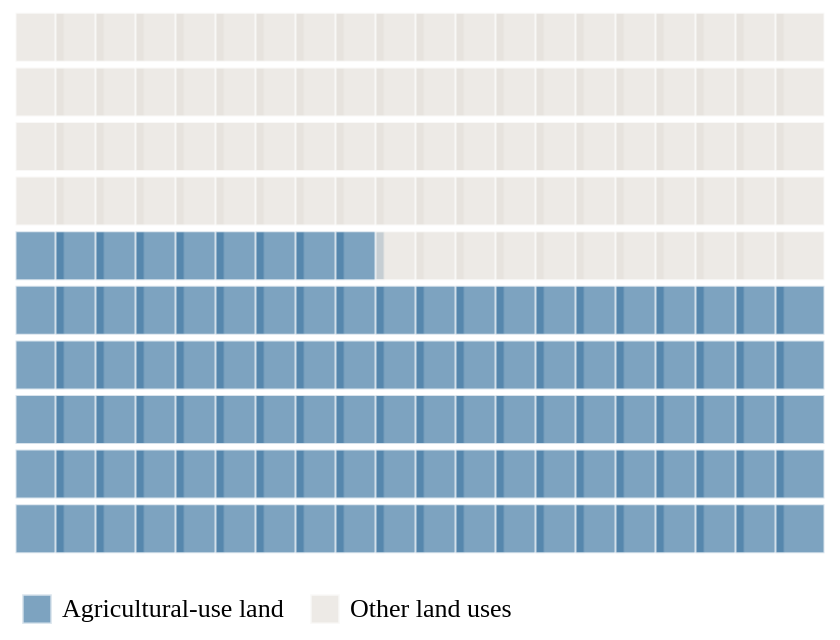

Vega-Lite specification for this chart:
### Vega-Lite specification from a JSON file in a GitHub repository (floating-point values rounded to 4 significant figures)
{"$schema": "https://vega.github.io/schema/vega-lite/v5.json", "width": "container", "height": 320, "autosize": {"type": "fit", "contains": "padding"}, "data": {"sequence": {"start": 1, "stop": 201, "as": "cell"}}, "transform": [{"calculate": "(datum.cell - 1) % 20", "as": "column"}, {"calculate": "floor((datum.cell - 1) / 20)", "as": "row"}, {"calculate": "datum.cell <= 109 ? 'Agricultural-use land' : 'Other land uses'", "as": "land_type"}, {"calculate": "datum.land_type == 'Agricultural-use land' ? '54.5%' : '45.5%'", "as": "share"}], "mark": {"type": "square", "size": 600, "stroke": "white", "strokeWidth": 1}, "encoding": {"x": {"field": "column", "type": "ordinal", "axis": null}, "y": {"field": "row", "type": "ordinal", "sort": "descending", "axis": null}, "color": {"field": "land_type", "type": "nominal", "scale": {"domain": ["Agricultural-use land", "Other land uses"], "range": ["#477DA5", "#E5E2DC"]}, "legend": {"title": null, "orient": "bottom", "direction": "horizontal", "labelFont": "DM Sans", "labelFontSize": 13, "labelFontWeight": 400, "titleFont": "DM Sans", "titleFontSize": 13, "titleFontWeight": 700}}, "tooltip": [{"field": "land_type", "type": "nominal", "title": "Land classification"}, {"field": "share", "type": "nominal", "title": "Share"}]}, "config": {"background": "white", "font": "DM Sans", "legend": {"title": null, "orient": "bottom", "labelFont": "DM Sans", "labelFontSize": 13, "symbolSize": 220, "labelFontWeight": 400, "titleFont": "DM Sans", "titleFontSize": 13, "titleFontWeight": 700}, "axis": {"labelFont": "DM Sans", "titleFont": "DM Sans"}, "view": {"stroke": null}}}
